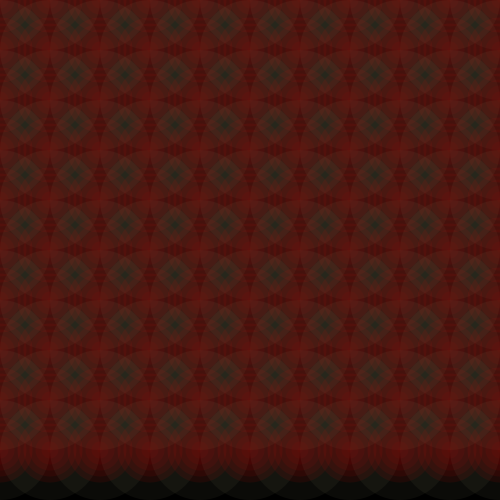
Frame 1 (no input)
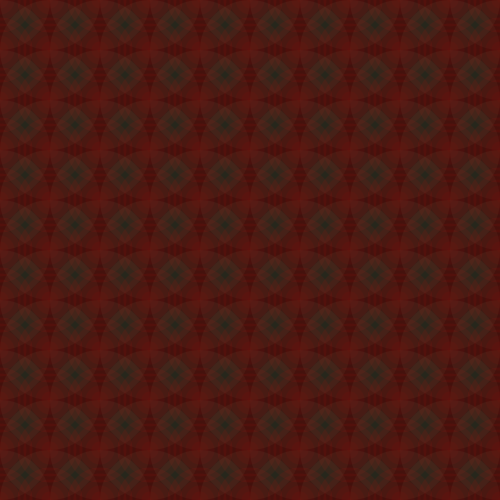
Frame 60 (the mouse pressed at the canvas centre just before this capture)
Frame 120 (the mouse held since frame 60 and released just before this capture): identical to frame 60, image omitted

The Processing sketch that drew these frames (run headless with seeded random() and noise(); from frame 60 on, the mouse is pressed at the canvas centre):

// Processing sketch: processing_32279
// ── processing_32279.pde



int x=0;
int y=0;
int a=100;
int b=100;
int w=190;



void setup(){
  size (500,500);
  background (0);
  smooth();
}
  
  
  void draw (){
    
 


    for(int i=0;i<10;i++){
      x=0;
       for(int j=0;j<12;j=j+1){
       noStroke();
       fill(139,141,101,20);
       ellipse (x,y,a,b);
       w=255;
       for (int z=65;z>1;z=z-12){
         noStroke();
       fill (w,0,0,20);
       ellipse (x,y,z,z);
       w=w-20;
       }
       x=x+50;
      }
      y=y+50;
      w=w-20;
     }
    
  }

  
  
